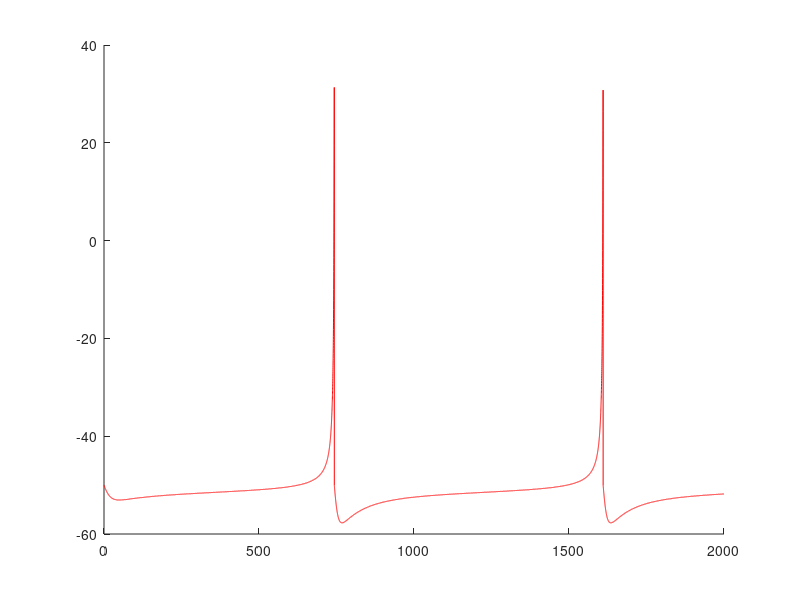

Reproduce this figure in MATLAB.
function Paul1a
clc
clear all

%% Specify parameter 
I=52; % I=51 is a critical current to make the neuron fires.
h=0.1;
tEnd=2000;
% tEnd=300;

%% Specify initial values
v_0=-50;
u_0=0;

t_lin=[0:h:tEnd];
v=nan(size(t_lin,2),1);
u=nan(size(t_lin,2),1);

t_i=1;
v(1,1)=v_0;
u(1,1)=u_0;
for t=t_lin
    tmp=calNextValues(v(t_i,1),u(t_i,1),I,h);
    
    v(t_i+1,1)=tmp(1,1);
    u(t_i+1,1)=tmp(2,1);
    
    t_i=t_i+1;
end

% figure(1)
% plot(v,u);

figure(2)
hold on
plot(t_lin(1,:),v([1:1:size(t_lin,2)],1),'r');

% figure(3)
% plot(t,u);


end

function val=calNextValues(v_n,u_n,I,h)
        z=[v_n;u_n];
        k1=h.*[f(z,I);g(z)];
        k2=h.*[f(z+(1/2).*k1,I);g(z+(1/2).*k1)];
        k3=h.*[f(z+(1/2).*k2,I);g(z+(1/2).*k2)];
        k4=h.*[f(z+k3,I);g(z+k3)];
        
        val=z+1/6.*(k1+2.*k2+2.*k3+k4);
        
        %% Reset condition
        if val(1,1)>35
            val(1,1)=-50;
            val(2,1)=val(2,1)+100;
        end
end

function val=f(z,I)
    val=(1/100).*(0.7.*(z(1,1)+60).*(z(1,1)+40)-z(2,1)+I);
end

function val=g(z)
    val=0.03.*(-2.*(z(1,1)+60)-z(2,1));
end